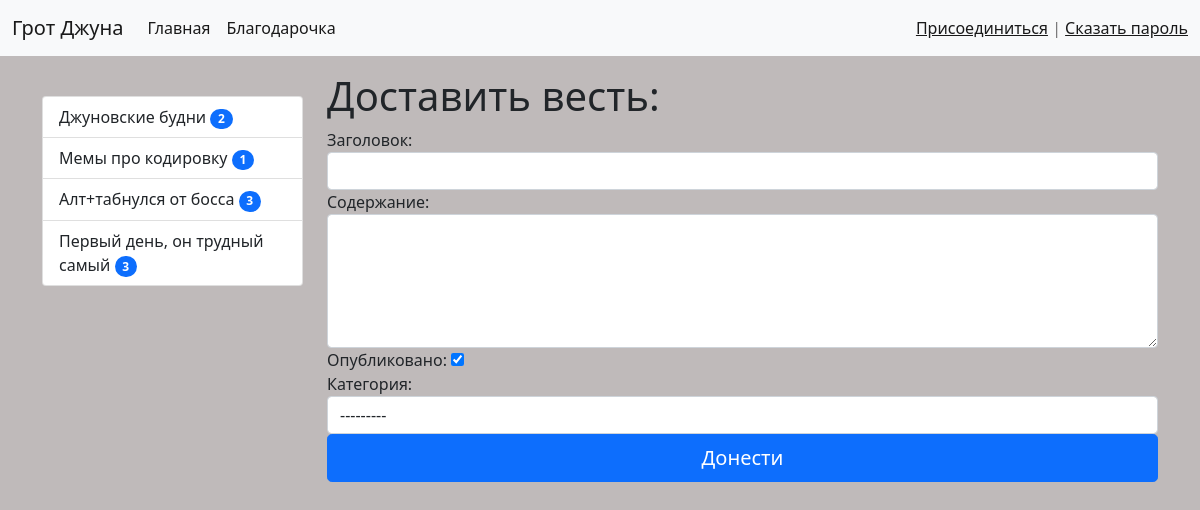
The page /news/add_news/ on the database its author committed.
### news/models.py (models this page shows)
class Category(models.Model):
    title = models.CharField(max_length=150, db_index=True, verbose_name='Наименование категории')
    def get_absolute_url(self):
        return reverse('category', kwargs={'category_id': self.pk})
    def __str__(self):
        return self.title
    class Meta:
        verbose_name = 'Категория'
        verbose_name_plural = 'Категории'
        ordering = ['-id']

### news/views.py (the view)
# urls.py: path('news/add_news/', CreateNews.as_view(), name='add_news'),
class CreateNews(CreateView):
    form_class = NewsForm
    template_name = 'news/add_news.html'

### news/forms.py (shortened to what this page needs)
class NewsForm(forms.ModelForm):
    class Meta:
        model = News
        fields = ['title', 'content', 'is_published', 'category']
        widgets = {
            'title': forms.TextInput(attrs={"class": "form-control"}),
            'content': forms.Textarea(attrs={"class": "form-control", "rows": 5}),
            'category': forms.Select(attrs={"class": "form-control"})
        }

### news/templatetags/news_tags.py (called while the page is built)
@register.inclusion_tag('news/list_categories.html')
def show_categories():
    categories = cache.get('categories')
    if not categories:
        categories = Category.objects.annotate(cnt=Count('news', filter=F('news__is_published'))).filter(cnt__gt=0)
        cache.set('categories', categories, 30)
    return {'categories': categories}

### news/templates/news/add_news.html (shortened to what this page needs)
{% extends "base.html" %}
{% block sidebar %}
{% include "inc/_sidebar.html" %}
{% endblock %}
{% block content %}
<h1>Доcтавить весть:</h1>
<form action="{% url 'add_news' %}" method="post">
    {% for field in form %}
    <div class="form-group">
        {{ field.label_tag }}
        {{ field }}
    </div>
    {% endfor %}
        <div class="d-grid gap-2">
    <button type="submit" class="btn btn-primary btn-lg"> Донести</button>
</div>
</form>
{% endblock %}

### news/templates/news/list_categories.html
<div class="list-group">
    {% for item in categories %}
    <a href="{{ item.get_absolute_url }}" class="list-group-item list-group-item-action">{{ item.title }} <span class="badge bg-primary rounded-pill">{{ item.cnt }}</span></a>
    {% endfor %}
</div>

### ttest/static/css/style.css (style rules this page uses)
body { background-color: #bfbaba; }

### rows shown on the page
Category: title "Джуновские будни", cnt "2"
Category: title "Мемы про кодировку", cnt "1"
Category: title "Алт+табнулся от босса", cnt "3"
Category: title "Первый день, он трудный самый", cnt "3"

### other values the page prints
{{ field.label_tag }} "Заголовок:" "Содержание:" "Опубликовано:" "Категория:"
